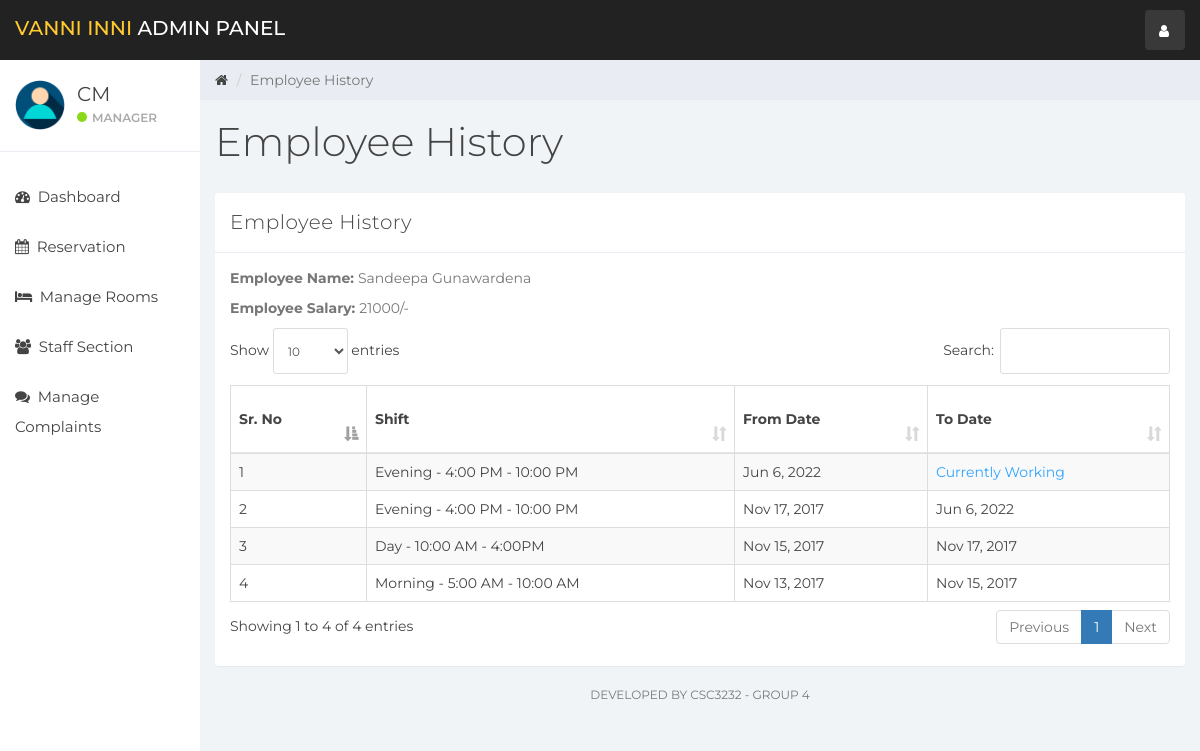
The page /admin/index.php?emp_history&empid=1 (signed in) on the database its author committed.
### tables this page shows
CREATE TABLE `user` (
  `id` int(11) NOT NULL,
  `name` varchar(100) NOT NULL,
  `username` varchar(15) NOT NULL,
  `email` varchar(100) NOT NULL,
  `password` varchar(100) NOT NULL,
  `created_at` timestamp NOT NULL DEFAULT current_timestamp()
);

CREATE TABLE `staff` (
  `emp_id` int(11) NOT NULL,
  `emp_name` varchar(100) NOT NULL,
  `staff_type_id` int(11) NOT NULL,
  `shift_id` int(11) NOT NULL,
  `id_card_type` int(11) NOT NULL,
  `id_card_no` varchar(20) NOT NULL,
  `address` varchar(100) NOT NULL,
  `contact_no` bigint(20) NOT NULL,
  `salary` bigint(20) NOT NULL,
  `joining_date` timestamp NOT NULL DEFAULT current_timestamp(),
  `updated_at` timestamp NOT NULL DEFAULT current_timestamp() ON UPDATE current_timestamp()
);

CREATE TABLE `emp_history` (
  `id` int(11) NOT NULL,
  `emp_id` int(11) NOT NULL,
  `shift_id` int(11) NOT NULL,
  `from_date` timestamp NOT NULL DEFAULT current_timestamp(),
  `to_date` timestamp NULL DEFAULT NULL,
  `created_at` timestamp NOT NULL DEFAULT current_timestamp()
);

CREATE TABLE `shift` (
  `shift_id` int(10) NOT NULL,
  `shift` varchar(100) NOT NULL,
  `shift_timing` varchar(100) NOT NULL
);

### admin/emp_history.php (the view, shortened to what this page needs)
<div class="col-sm-9 col-sm-offset-3 col-lg-10 col-lg-offset-2 main">
    <div class="row">
        <ol class="breadcrumb">
            <li><a href="#">
                    <em class="fa fa-home"></em>
                </a></li>
            <li class="active">Employee History</li>
        </ol>
    </div>
    <div class="row">
        <div class="col-lg-12">
            <h1 class="page-header">Employee History</h1>
        </div>
    </div>
    <div class="row">
        <div class="col-lg-12">
            <div class="panel panel-default">
                <div class="panel-heading">Employee History</div>
                <div class="panel-body">
                    <?php
                    if(isset($_GET['empid'])){
                        $emp_id = $_GET['empid'];
                    }else{
                        header('Location:404.php');
                    }
                    $emp = "SELECT * FROM staff WHERE emp_id='$emp_id'";
                    $emp_result = mysqli_query($connection,$emp);
                    $employee = mysqli_fetch_assoc($emp_result);
                    ?>
                    <p><b>Employee Name: </b> <?php echo $employee['emp_name']; ?></p>
                    <p><b>Employee Salary: </b> <?php echo $employee['salary'].'/-'; ?></p>
                    <table class="table table-striped table-bordered table-responsive" cellspacing="0" width="100%"
                           id="rooms">
                        <thead>
                        <tr>
                            <th>Sr. No</th>
                            <th>Shift</th>
                            <th>From Date</th>
                            <th>To Date</th>
                        </tr>
                        </thead>
                        <tbody>
                        <?php
                        $staff_query = "SELECT * FROM emp_history NATURAL JOIN shift WHERE emp_id = '$emp_id' ORDER BY created_at DESC";
                        $staff_result = mysqli_query($connection, $staff_query);
                        if (mysqli_num_rows($staff_result) > 0) {
                            $num = 0;
                            while ($staff = mysqli_fetch_assoc($staff_result)) {
                                $num++;
                                ?>
                                <tr>
                                    <td><?php echo $num; ?></td>
                                    <td><?php echo $staff['shift'].' - '.$staff['shift_timing']; ?></td>
                                    <td><?php echo date('M j, Y', strtotime($staff['from_date'])); ?></td>
                                    <td>
                                        <?php
                                        if ($staff['to_date'] == NULL){
                                            echo "<div class='color-blue'>Currently Working</div>";
                                        }else{
                                            echo date('M j, Y', strtotime($staff['to_date']));
                                        }?>
                                    </td>
                                </tr>
                                <?php
                            }
                        }
                        ?>
                        </tbody>
                    </table>
                </div>
            </div>
        </div>
    </div>
    <div class="row">
        <div class="col-sm-12">
        <p class="back-link">Developed By CSC3232 - Group 4</p>
        </div>
    </div>
</div>

### admin/sidebar.php (shortened to what this page needs)
<div id="sidebar-collapse" class="col-sm-3 col-lg-2 sidebar">
    <div class="profile-sidebar">
        <div class="profile-userpic">
            <img src="img/user.png" class="img-responsive" alt="">
        </div>
        <div class="profile-usertitle">
            <div class="profile-usertitle-name"><?php echo $user['name'];?></div>
            <div class="profile-usertitle-status"><span class="indicator label-success"></span>Manager</div>
        </div>
    </div>
    <ul class="nav menu">
    <?php
        if (isset($_GET['dashboard'])){ ?>
            <li class="active">
                <a href="index.php?dashboard"><em class="fa fa-dashboard">&nbsp;</em>
                    Dashboard
                </a>
            </li>
        <?php } else{?>
            <li>
                <a href="index.php?dashboard"><em class="fa fa-dashboard">&nbsp;</em>
                    Dashboard
                </a>
            </li>
        <?php }
        if (isset($_GET['reservation'])){ ?>
            <li class="active">
            <a href="index.php?reservation"><em class="fa fa-calendar">&nbsp;</em>
                    Reservation
                </a>
            </li>
        <?php } else{?>
            <li>
            <a href="index.php?reservation"><em class="fa fa-calendar">&nbsp;</em>
                    Reservation
                </a>
            </li>
        <?php }
        if (isset($_GET['room_mang'])){ ?>
            <li class="active">
                <a href="index.php?room_mang"><em class="fa fa-bed">&nbsp;</em>
                    Manage Rooms
                </a>
            </li>
        <?php } else{?>
            <li>
            <a href="index.php?room_mang"><em class="fa fa-bed">&nbsp;</em>
                    Manage Rooms
                </a>
            </li>
        <?php }
        if (isset($_GET['staff_mang'])){ ?>
            <li class="active">
                <a href="index.php?staff_mang"><em class="fa fa-users">&nbsp;</em>
                    Staff Section
                </a>
            </li>
        <?php } else{?>
            <li>
                <a href="index.php?staff_mang"><em class="fa fa-users">&nbsp;</em>
                    Staff Section
                </a>
            </li>
        <?php }
        if (isset($_GET['complain'])){ ?>
            <li class="active">
                <a href="index.php?complain"><em class="fa fa-comments">&nbsp;</em>
                    Manage Complaints
                </a>
            </li>
        <?php } else{?>
            <li>
                <a href="index.php?complain"><em class="fa fa-comments">&nbsp;</em>
                    Manage Complaints
                </a>
            </li>
        <?php }
        ?>
    </ul>
</div>

### admin/css/styles.css (style rules this page uses)
body { background: #f1f4f7; padding-top: 60px; font-size: 14px; color: #444444; font-family: "Montserrat", "Helvetica Neue", Helvetica, Arial, sans-serif; }
p { color: #777; }
a, a:hover, a:focus { color: #444444; }
h1, h2, h3, h4, h5, h6 { color: #444444; }
h1 { font-weight: 300; font-size: 40px; }
.color-blue { color: #30a5ff; }
.label-success { background-color: #8ad919; }
.panel { border: 0; }
.panel-heading { font-size: 20px; font-weight: 300; letter-spacing: 0.025em; height: 60px; line-height: 38px; }
.panel-default .panel-heading { background: #fff; border-bottom: 1px solid #e9ecf2; color: #444444; }
.sidebar { display: block; padding: 0; display: none; box-shadow: none; background: #fff; }
.sidebar ul { margin: 20px 0px; }
@media (min-width: 768px) { .sidebar { display: block; position: fixed; top: 60px; bottom: 0; left: 0; z-index: 1000; display: block; margin: 0; padding: 0; overflow-x: hidden; overflow-y: auto; } }
.sidebar ul.nav li a { height: 50px; font-size: 15px; line-height: 2em; color: #444444; }
.profile-sidebar { padding: 10px 0; border-bottom: 1px solid #e9ecf2; }
.indicator { width: 10px; height: 10px; display: inline-block; border-radius: 9999px; margin-right: 5px; }
.profile-userpic img { float: left; margin: 10px 0px 0px 15px; width: 50px; height: 50px; border-radius: 9999px !important; }
.profile-usertitle { float: left; text-align: left; margin: 10px 0 0 12px; }
.profile-usertitle-name { font-size: 20px; margin-bottom: 0px; }
.profile-usertitle-status { text-transform: uppercase; color: #aaa; font-size: 12px; font-weight: 600; margin-bottom: 15px; }
.breadcrumb { border-radius: 0; padding: 10px 15px 10px 15px; background: #e9ecf2; margin: 0; }
h1.page-header { margin-top: 20px; border-bottom: 0; }
.table { background: #fff; }
.table > thead > tr > th { border-bottom: 1px solid #e6e7e8; vertical-align: middle; height: 50px; }
p.back-link { text-align: center; margin-bottom: 20px; font-size: 12px; text-transform: uppercase; }

### rows shown on the page
user: name "CM"
staff: emp_name "Sandeepa Gunawardena", salary "21000"
emp_history: shift.shift "Evening", shift.shift_timing "4:00 PM - 10:00 PM", from_date "Jun 6, 2022", shows "Currently Working"
emp_history: shift.shift "Evening", shift.shift_timing "4:00 PM - 10:00 PM", from_date "Nov 17, 2017", to_date "Jun 6, 2022"
emp_history: shift.shift "Day", shift.shift_timing "10:00 AM - 4:00PM", from_date "Nov 15, 2017", to_date "Nov 17, 2017"
emp_history: shift.shift "Morning", shift.shift_timing "5:00 AM - 10:00 AM", from_date "Nov 13, 2017", to_date "Nov 15, 2017"
